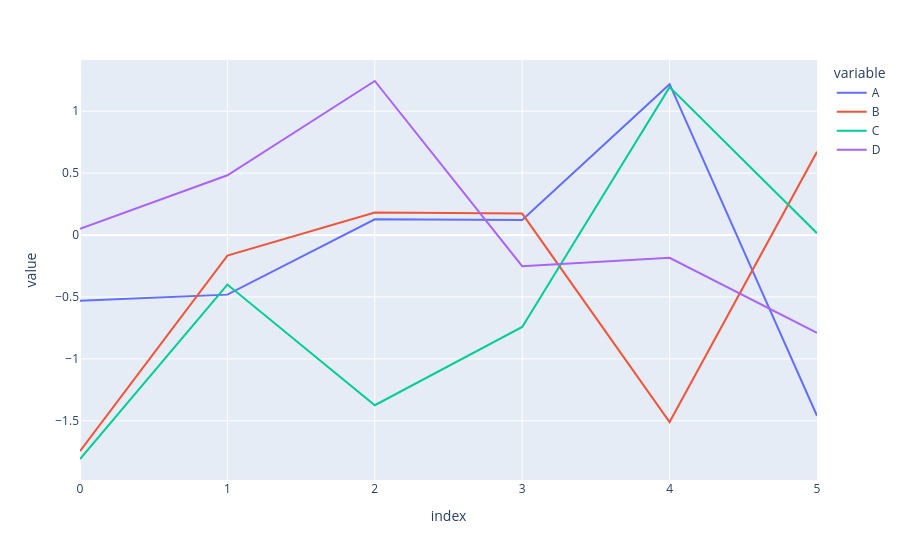

Here is the notebook cell this chart was saved with:
### Code cell
psdf.plot()

### Figure 1 — Plotly figure (JSON) as saved in the notebook; plotly's stock layout.template omitted (floating-point values rounded to 4 significant figures)
{"data": [{"hovertemplate": "variable=A<br>index=%{x}<br>value=%{y}<extra></extra>", "legendgroup": "A", "line": {"color": "#636efa", "dash": "solid"}, "marker": {"symbol": "circle"}, "mode": "lines", "name": "A", "orientation": "v", "showlegend": true, "type": "scatter", "x": [0, 1, 2, 3, 4, 5], "xaxis": "x", "y": [-0.5306, -0.4813, 0.1272, 0.1214, 1.218, -1.46], "yaxis": "y"}, {"hovertemplate": "variable=B<br>index=%{x}<br>value=%{y}<extra></extra>", "legendgroup": "B", "line": {"color": "#EF553B", "dash": "solid"}, "marker": {"symbol": "circle"}, "mode": "lines", "name": "B", "orientation": "v", "showlegend": true, "type": "scatter", "x": [0, 1, 2, 3, 4, 5], "xaxis": "x", "y": [-1.745, -0.1664, 0.182, 0.1731, -1.51, 0.672], "yaxis": "y"}, {"hovertemplate": "variable=C<br>index=%{x}<br>value=%{y}<extra></extra>", "legendgroup": "C", "line": {"color": "#00cc96", "dash": "solid"}, "marker": {"symbol": "circle"}, "mode": "lines", "name": "C", "orientation": "v", "showlegend": true, "type": "scatter", "x": [0, 1, 2, 3, 4, 5], "xaxis": "x", "y": [-1.809, -0.4001, -1.374, -0.7428, 1.195, 0.01441], "yaxis": "y"}, {"hovertemplate": "variable=D<br>index=%{x}<br>value=%{y}<extra></extra>", "legendgroup": "D", "line": {"color": "#ab63fa", "dash": "solid"}, "marker": {"symbol": "circle"}, "mode": "lines", "name": "D", "orientation": "v", "showlegend": true, "type": "scatter", "x": [0, 1, 2, 3, 4, 5], "xaxis": "x", "y": [0.0506, 0.4824, 1.244, -0.2515, -0.1835, -0.7902], "yaxis": "y"}], "layout": {"legend": {"title": {"text": "variable"}, "tracegroupgap": 0}, "margin": {"t": 60}, "xaxis": {"anchor": "y", "domain": [0, 1], "title": {"text": "index"}}, "yaxis": {"anchor": "x", "domain": [0, 1], "title": {"text": "value"}}}}
